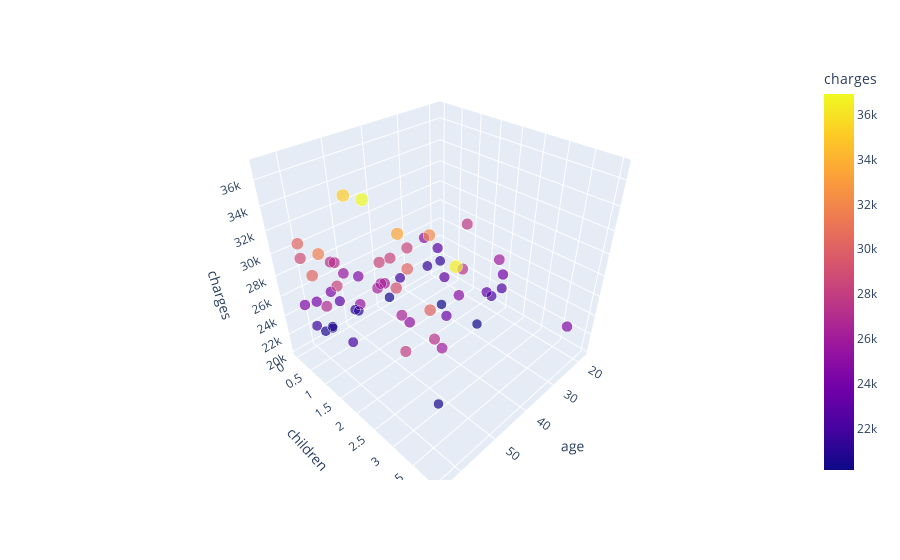

Notebook code cell kept with this figure:
### Code cell
### Make an interactive 3D scatterplot ###

fig = px.scatter_3d(highest_charges, x = "age", y = "children", z = "charges",
                    size = "charges",
                    size_max = 13,
                    color = "charges"
                    )
fig.show()
